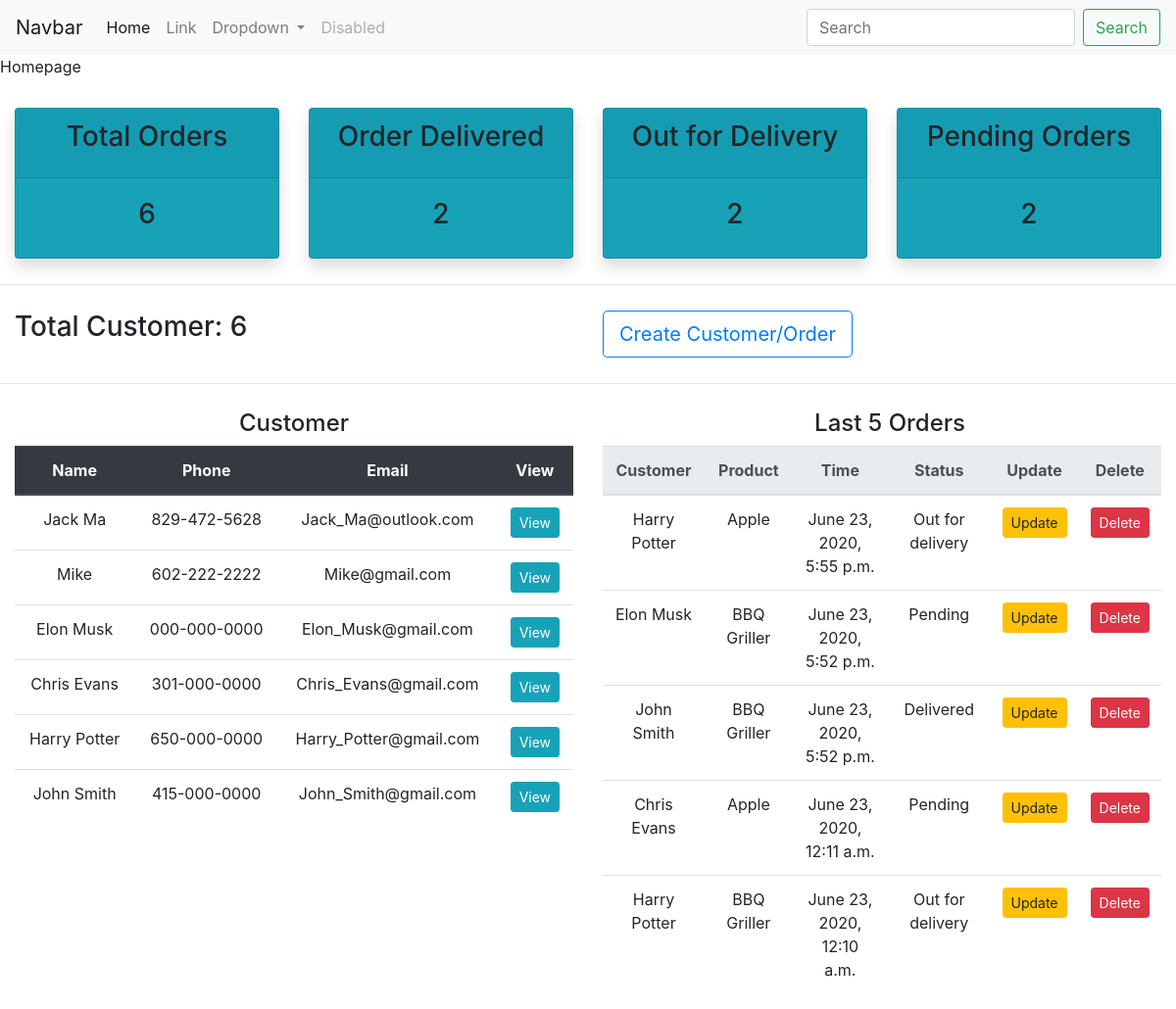
Before: / with the older database file.
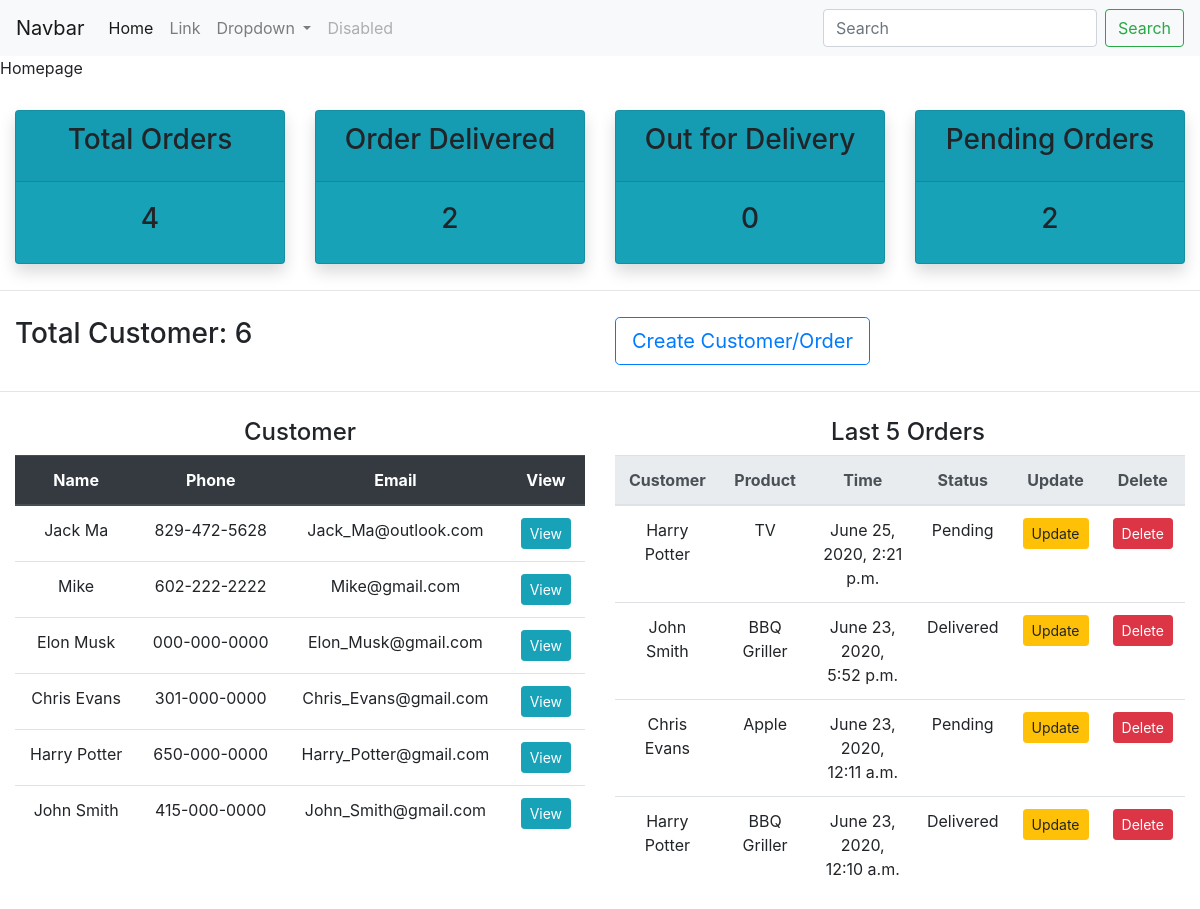
After: the same page with the newer database file.
### Japp/models.py (models this page shows)
class Customer(models.Model):
    name = models.CharField(max_length=30)
    phone = models.CharField(max_length=30)
    email = models.EmailField()
    time_created = models.DateTimeField(auto_now_add=True)
    def __str__(self):
        return self.name

class Order(models.Model):
    STATUS = (
        ('Pending', 'Pending'),
        ('Out for delivery', 'Out for delivery'),
        ('Delivered', 'Delivered')
    )
    customer = models.ForeignKey(Customer, on_delete=models.CASCADE, related_name='c_order')
    product = models.ForeignKey(Product, on_delete=models.CASCADE, related_name='p_order')
    time_created = models.DateTimeField(auto_now_add=True)
    status = models.CharField(max_length=30, choices=STATUS)

class Product(models.Model):
    CATEGORY = (
        ('Indoor', 'Indoor'),
        ('Outdoor', 'Outdoor')
    )
    name = models.CharField(max_length=30)
    price = models.CharField(max_length=30)
    category = models.CharField(max_length=30, choices=CATEGORY)
    description = models.TextField(blank=True, null=True)
    time_created = models.DateTimeField(auto_now_add=True)
    def __str__(self):
        return self.name

### Japp/views.py (the view)
# urls.py: path('', views.homepage, name='homepage'),
def homepage(request):
    customer = Customer.objects.all()
    c_count = customer.count()
    order = Order.objects.all()
    o_count = order.count()
    order_p_count = Order.objects.filter(status='Pending').count()
    order_d_count = Order.objects.filter(status='Delivered').count()
    order_o_count = Order.objects.filter(status='Out for delivery').count()
    c = 0
    last_five = []
    for i in reversed(order):
        if c < 5:
            last_five.append(i)
            c += 1
        else:
            break
    context = {
        'customer': customer,
        'c_count': c_count,
        'o_count': o_count,
        'order_p_count': order_p_count,
        'order_d_count': order_d_count,
        'order_o_count': order_o_count,
        'last_five': last_five
    }
    return render(request, 'Japp/index.html', context)

### Japp/templates/Japp/index.html (shortened to what this page needs)
<!doctype html>
<html lang="en">
<head>
    <link rel="stylesheet" href="https://stackpath.bootstrapcdn.com/bootstrap/4.5.0/css/bootstrap.min.css">
</head>
<body>
    {% include 'Japp/navbar.html' %}
    {% block content %}
        {% include 'Japp/home.html' %}
    {% endblock %}
</body>
</html>

### Japp/templates/Japp/navbar.html (shortened to what this page needs)
<nav class="navbar navbar-expand-lg navbar-light bg-light">
  <a class="navbar-brand" href="#">Navbar</a>
  <div class="collapse navbar-collapse" id="navbarSupportedContent">
    <ul class="navbar-nav mr-auto">
      <li class="nav-item active">
        <a class="nav-link" href="#">Home <span class="sr-only">(current)</span></a>
      </li>
      <li class="nav-item">
        <a class="nav-link" href="#">Link</a>
      </li>
      <li class="nav-item dropdown">
        <a class="nav-link dropdown-toggle" href="#" id="navbarDropdown" role="button" data-toggle="dropdown" aria-haspopup="true" aria-expanded="false">
          Dropdown
        </a>
      </li>
      <li class="nav-item">
        <a class="nav-link disabled" href="#" tabindex="-1" aria-disabled="true">Disabled</a>
      </li>
    </ul>
    <form class="form-inline my-2 my-lg-0">
      <input class="form-control mr-sm-2" type="search" placeholder="Search" aria-label="Search">
      <button class="btn btn-outline-success my-2 my-sm-0" type="submit">Search</button>
    </form>
  </div>
</nav>

### Japp/templates/Japp/home.html
{% block title %}Homepage{% endblock %}
{% block content %}
    <div style="height: 30px;"></div>
    <div class="container-fluid">
        <div class="row">
            <div class="col-md-3">
                <div class="card bg-info shadow  text-center">
                    <div class="card-header">
                        <h3 class="card-title">Total Orders</h3>
                    </div>
                    <div class="card-body">
                        <h3>{{ o_count }}</h3>
                    </div>
                </div>
            </div>
            <div class="col-md-3">
                <div class="card bg-info shadow  text-center">
                    <div class="card-header">
                        <h3 class="card-title">Order Delivered</h3>
                    </div>
                    <div class="card-body">
                        <h3>{{ order_d_count }}</h3>
                    </div>
                </div>
            </div>
            <div class="col-md-3">
                <div class="card bg-info shadow  text-center">
                    <div class="card-header">
                        <h3 class="card-title">Out for Delivery</h3>
                    </div>
                    <div class="card-body">
                        <h3>{{ order_o_count }}</h3>
                    </div>
                </div>
            </div>
            <div class="col-md-3">
                <div class="card bg-info shadow  text-center">
                    <div class="card-header">
                        <h3 class="card-title">Pending Orders</h3>
                    </div>
                    <div class="card-body">
                        <h3>{{ order_p_count }}</h3>
                    </div>
                </div>
            </div>
        </div>
    </div>
    <div style="height: 10px;"></div>
    <hr>
    <div style="height: 10px;"></div>
    <div class="container-fluid">
        <div class="row">
            <div class="col-md-6">
                <h3>Total Customer: {{ c_count }}</h3>
            </div>
            <div class="col-md-6">
                <a href="{% url 'create' %}" class="btn btn-lg btn-outline-primary">Create Customer/Order</a>
            </div>
        </div>
    </div>
    <div style="height: 10px;"></div>
    <hr>
    <div style="height: 10px;"></div>
    <div class="container-fluid">
        <div class="row">
            <div class="col-md-6 text-center">
                <h4>Customer</h4>
                <table class="table">
                  <thead class="thead-dark">
                    <tr>
                      <th scope="col">Name</th>
                      <th scope="col">Phone</th>
                      <th scope="col">Email</th>
                      <th scope="col">View</th>
                    </tr>
                  </thead>
                  <tbody>
                      {% for i in customer reversed %}
                        <tr>
                          <td>{{ i.name }}</td>
                          <td>{{ i.phone }}</td>
                          <td>{{ i.email }}</td>
                          <td>
                              <a href="" class="btn btn-sm btn-info">View</a>
                          </td>
                        </tr>
                      {% endfor %}
                  </tbody>
                </table>
            </div>
            <div class="col-md-6 text-center">
                <div class="row">
                    <div class="col-md-4"></div>
                    <div class="col-md-4">
                        <h4 class="text-right">Last 5 Orders</h4>
                    </div>
                    <div class="col-md-4"></div>
                </div>
                <table class="table">
                  <thead class="thead-light">
                    <tr>
                      <th scope="col">Customer</th>
                      <th scope="col">Product</th>
                      <th scope="col">Time</th>
                      <th scope="col">Status</th>
                      <th scope="col">Update</th>
                      <th scope="col">Delete</th>
                    </tr>
                  </thead>
                  <tbody>
                      {% for j in last_five %}
                        <tr>
                          <td>{{ j.customer }}</td>
                          <td>{{ j.product }}</td>
                          <td>{{ j.time_created }}</td>
                          <td>{{ j.status }}</td>
                          <td>
                              <a href="{% url 'updateorder' j.id%}" class="btn btn-sm btn-warning">Update</a>
                          </td>
                          <td>
                              <a href="{% url 'deleteorder' j.id%}" class="btn btn-sm btn-danger">Delete</a>
                          </td>
                        </tr>
                      {% endfor %}
                  </tbody>
                </table>
            </div>
        </div>
    </div>
{% endblock %}

Changed rows visible on the page:
removed Order: customer "Harry Potter", product "Apple", time_created "June 23, 2020, 5:55 p.m.", status "Out for delivery"
removed Order: customer "Elon Musk", product "BBQ Griller", time_created "June 23, 2020, 5:52 p.m.", status "Pending"
added Order: customer "Harry Potter", product "TV", time_created "June 25, 2020, 2:21 p.m.", status "Pending"
changed Order "June 23, 2020, 12:10 a.m.": status "Out for delivery" → "Delivered"
Other visible differences:
{{ o_count }}: "6" → "4"
{{ order_o_count }}: "2" → "0"
